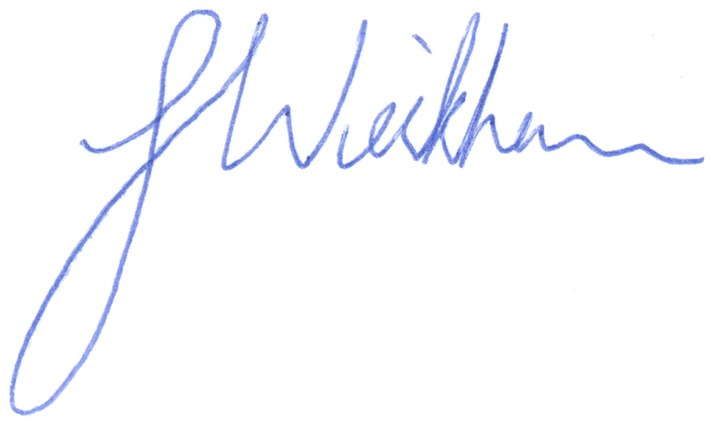
#> input picture podpis1.PNG, 716 x 428 px, shrunk from 1484 x 888 before the run, found by its file name
$ jupyter execute projekt.ipynb
#> lines starting #> are read from the running program, lines starting #| are printed output that depends on the picture
[cell 1]
import cv2
import numpy as np

# Wczytaj obrazy
img1 = cv2.imread('podpis1.png',0)  # Obraz oryginalny
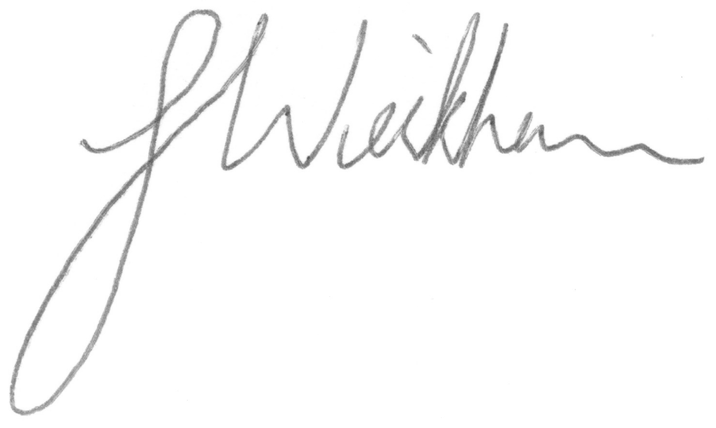
#> img1: shape (428, 716); min 79, max 255, mean 250.1
img2 = cv2.imread('podpis3.png',0)  # Obraz do porównania
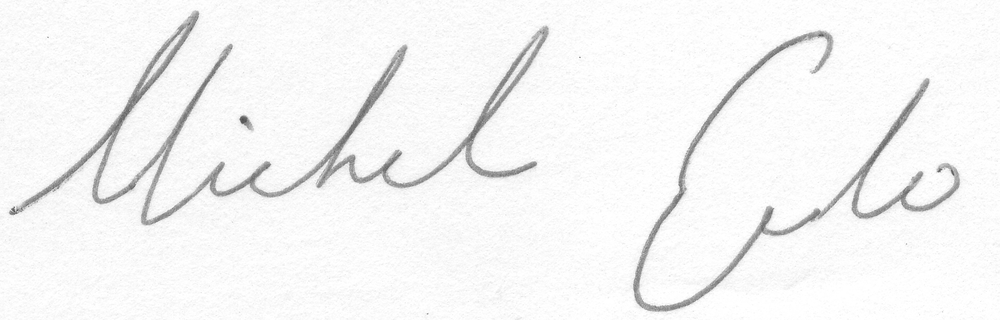
#> input picture podpis3.PNG, 1000 x 320 px, shrunk from 2073 x 664 before the run, found by its file name
#> img2 is the input picture: shape (320, 1000); min 79, max 255, mean 245.1

# Inicjalizuj ORB
orb = cv2.ORB_create()

# Znajdź punkty kluczowe i deskryptory za pomocą ORB
kp1, des1 = orb.detectAndCompute(img1, None)
#> kp1 = 500 keypoints; strongest (x, y, size): (488, 122, 31), (491, 115, 44.6), (489, 116, 64.3), (491, 116, 53.6)
kp2, des2 = orb.detectAndCompute(img2, None)
#> kp2 = 500 keypoints; strongest (x, y, size): (242, 118, 53.6), (240, 118, 44.6), (242, 116, 37.2), (243, 118, 64.3)

# Utwórz BFMatcher
bf = cv2.BFMatcher(cv2.NORM_HAMMING, crossCheck=True)

# Dopasuj deskryptory
matches = bf.match(des1,des2)
#> matches = 106 matches

# Wybierz tylko "dobre" dopasowania
good_matches = []
for m in matches:
    if m.distance < 75:  # Możesz dostosować ten próg
        good_matches.append(m)
#> this loop made 106 passes
#> after the loop, good_matches = 106 matches

# Oblicz miarę podobieństwa
similarity = len(good_matches) / len(matches) * 100
#> similarity = 100
print(f'Podobieństwo: {similarity}%')
#| Podobieństwo: 100.0%

# Narysuj dopasowania
img3 = cv2.drawMatches(img1,kp1,img2,kp2,good_matches,None,flags=2)
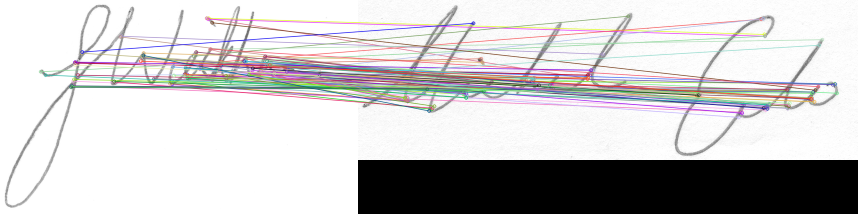
#> img3: shape (428, 1716, 3) (shown at 1/2 size); mean of channels 0, 1, 2 200.3, 199.8, 201.5; drawn as B, G, R

cv2.imshow('Porównanie podpisów',img3)
cv2.waitKey(0)
cv2.destroyAllWindows()
